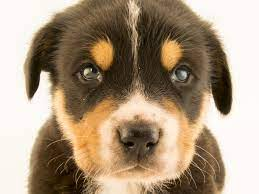
#> input picture automation/image/dog1.jpg, 259 x 194 px
$ python image_size.py
#> lines starting #> are read from the running program, lines starting #| are printed output that depends on the picture
from PIL import Image

# image open
target_image = Image.open("dog1.jpg")
#> target_image is the input picture: PIL image 259x194 RGB; mean R, G, B 168.9, 149.2, 126.2

# new size, should be int
new_height = int(target_image.height * 0.5)
#> new_height = 97
new_width = int(target_image.width * 0.5)
#> new_width = 129

# resize the image
target_image_resize = target_image.resize((new_height, new_width))
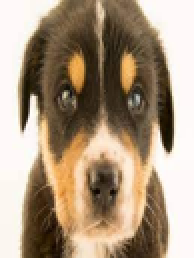
#> target_image_resize: PIL image 97x129 RGB (shown 2 times larger); mean R, G, B 168.9, 149.2, 126.2
target_image_resize.save("dog_copy1.jpg")
